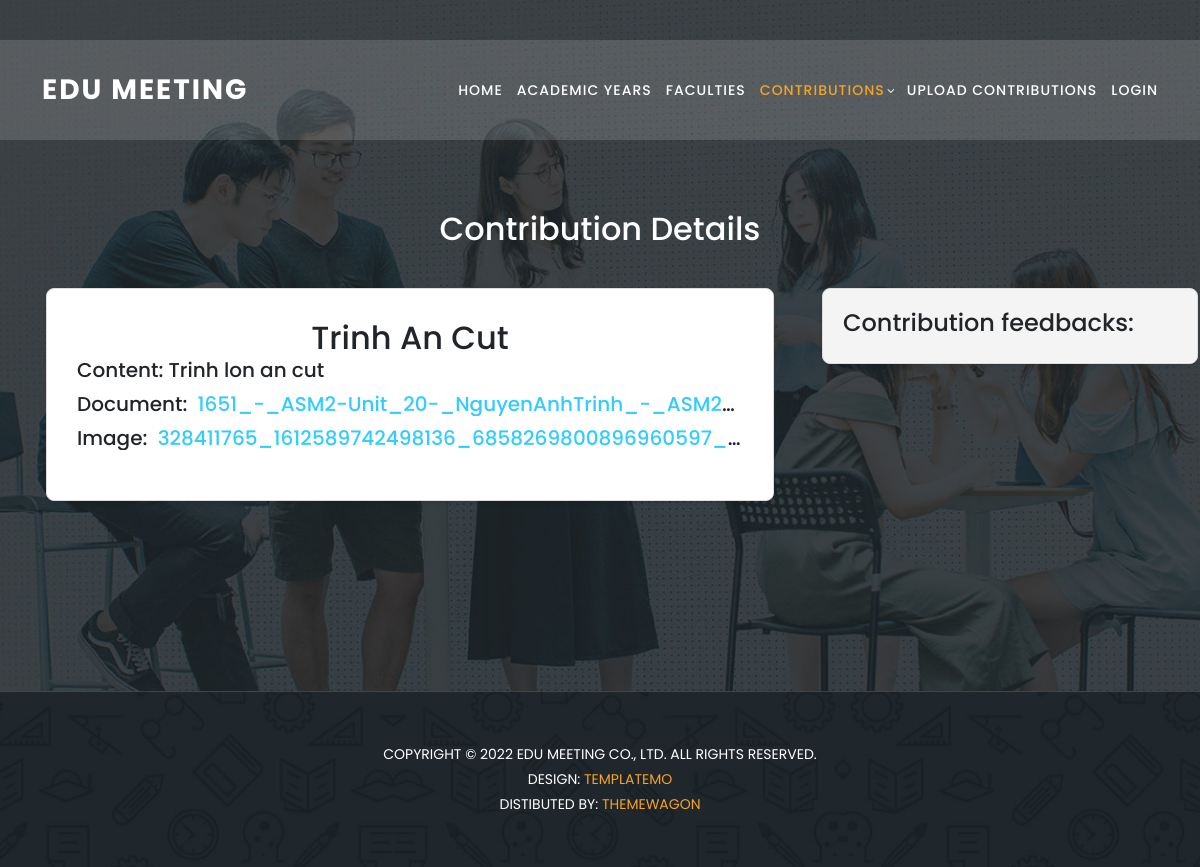
The page /contributions/4/ on the database as committed earlier.
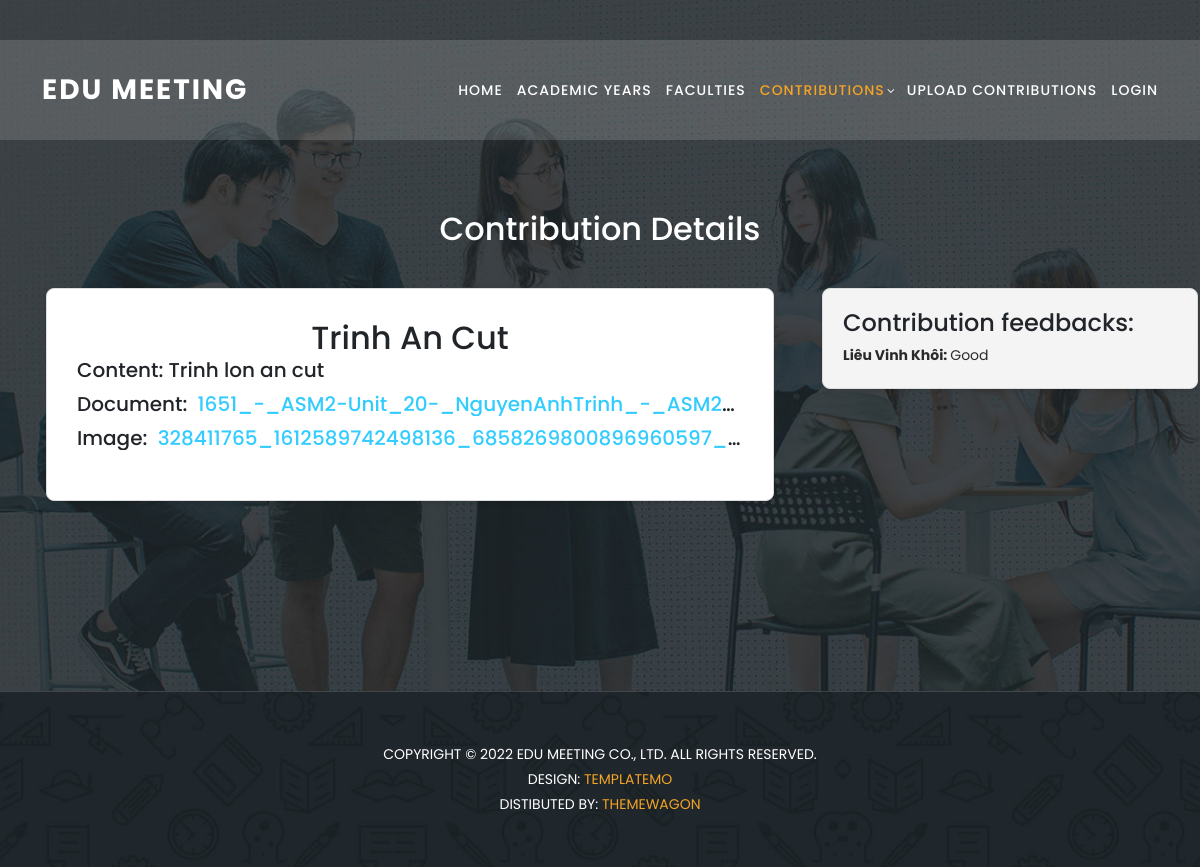
The same page on the database as committed later.
### home/models.py (models this page shows, shortened)
class ContributionFiles(models.Model):
    word = models.FileField(null = True)
    img = models.FileField(null = True)
    contribution = models.ForeignKey(Contributions, on_delete=models.CASCADE, related_name='files', null=True)

class Comment(models.Model):
    user = models.ForeignKey(UserProfile,on_delete = models.CASCADE)
    contribution = models.ForeignKey(Contributions,on_delete = models.CASCADE)
    comment = models.TextField(blank=True,null=True)
    createAt = models.DateTimeField(auto_now_add=True)

class UserProfile(models.Model):
    user = models.OneToOneField(User, on_delete=models.CASCADE, primary_key=True)
    fullname = models.CharField(max_length=50)
    roles = models.ManyToManyField(Role, related_name='users')
    faculty = models.ForeignKey('Faculties', on_delete=models.CASCADE, null=True, blank=True)
    email = models.EmailField(max_length=254, unique=True, blank=True, null=True)
    phone = models.CharField(max_length=15)

### home/views.py (the view, shortened to what this page needs)
# urls.py: path('contributions/<int:contribution_id>/', views.contributions_detail, name='contributions_detail'),
def contributions_detail(request, contribution_id):
    contribution = get_object_or_404(Contributions, id=contribution_id)
    comments = Comment.objects.filter(contribution=contribution)
    can_update = False
    if request.method == "POST":
        if 'comment' in request.POST:
            comment_form = CommentForm(request.POST)
            if comment_form.is_valid():
                new_comment = comment_form.save(commit=False)
                new_comment.contribution = contribution
                new_comment.user = request.user.userprofile
                new_comment.save()
                return HttpResponseRedirect(reverse('contribution_detail', args=[contribution_id]))
        elif request.FILES:
            file_form = FileForm(request.POST, request.FILES)
            if file_form.is_valid():
                new_file = file_form.save(commit=False)
                new_file.contribution = contribution
                new_file.save()
                return HttpResponseRedirect(reverse('contribution_detail', args=[contribution_id]))
    else:
        comment_form = CommentForm()
        file_form = FileForm()
    return render(request, 'contributions_detail.html', {
        'contribution': contribution,
        'comments': comments,
        'comment_form': comment_form,
        'file_form': file_form,
        'can_update': can_update,
    })

### templates/contributions_detail.html (shortened to what the changed rows need)
{%load static%}
<!DOCTYPE html>
<html lang="en">
  <head>
    <link
      rel="stylesheet"
      href="https://stackpath.bootstrapcdn.com/bootstrap/4.5.2/css/bootstrap.min.css"
    />
    <link
      href="{% static 'vendor/bootstrap/css/bootstrap.min.css' %}"
      rel="stylesheet"
    />
    <link rel="stylesheet" href="{% static 'css/fontawesome.css' %}" />
    <link
      rel="stylesheet"
      href="{% static 'css/templatemo-edu-meeting.css' %}"
    />
    <link rel="stylesheet" href="{% static 'css/owl.css' %}" />
    <link rel="stylesheet" href="{% static 'css/lightbox.css' %}" />
  </head>
  <body>
    <section class="apply-now" id="apply">
      <div class="header-content">
        <h2>Contribution Details</h2>
      </div>
      <div class="container-fluid">
        <div class="row">
          <div class="col-md-8 mx-auto">
            <div class="container">
              <div class="file-crud-container">
                <h2>{{ contribution.title }}</h2>
                <form class="file-upload-form" enctype="multipart/form-data">
                  {% for file in contribution.files.all %}
                  <div class="form-group">
                    {% if file.word %}
                    <div class="content">
                      <h5 class="truncated">Document: <a href="{{ file.word.url }}">{{ file.word.name }}</a></h5>
                    </div>
                    {% endif %} {% if file.img %}
                    <div class="content">
                      <h5 class="truncated">Image: <a href="{{ file.img.url }}">{{ file.img.name }}</a></h5>
                    </div>
                    {% endif %}
                  </div>
                  {% endfor %}
                </form>
              </div>
            </div>
          </div>
          <div class="col-md-4 mx-auto">
            <div class="navigation-container">
              <div class="navigation-options">
                <h4 style="margin-bottom: 5px;">Contribution feedbacks:</h4>
                {% for comment in comments %}
                <p>
                  <strong>{{ comment.user.fullname }}: </strong>{{comment.comment }}
                </p>
                {% endfor %}
              </div>
            </div>
          </div>
        </div>
      </div>
    </section>
  </body>
</html>

Rows that differ between the two databases and show on the page:
added Comment: user.fullname "Liêu Vinh Khôi", comment "Good"
